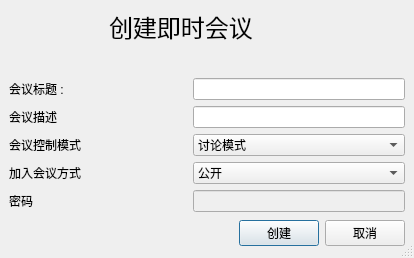
<ui version="4.0" >
 <class>InstantConferenceWidget</class>
 <widget class="QDialog" name="InstantConferenceWidget" >
  <property name="geometry" >
   <rect>
    <x>0</x>
    <y>0</y>
    <width>414</width>
    <height>251</height>
   </rect>
  </property>
  <property name="windowTitle" >
   <string>CoolView - 创建即时会议</string>
  </property>
  <property name="sizeGripEnabled" >
   <bool>true</bool>
  </property>
  <layout class="QGridLayout" >
   <property name="margin" >
    <number>9</number>
   </property>
   <property name="spacing" >
    <number>6</number>
   </property>
   <item row="2" column="0" >
    <spacer>
     <property name="orientation" >
      <enum>Qt::Vertical</enum>
     </property>
     <property name="sizeHint" stdset="0" >
      <size>
       <width>369</width>
       <height>16</height>
      </size>
     </property>
    </spacer>
   </item>
   <item row="3" column="0" >
    <layout class="QHBoxLayout" >
     <property name="spacing" >
      <number>6</number>
     </property>
     <property name="margin" >
      <number>0</number>
     </property>
     <item>
      <spacer>
       <property name="orientation" >
        <enum>Qt::Horizontal</enum>
       </property>
       <property name="sizeHint" stdset="0" >
        <size>
         <width>131</width>
         <height>31</height>
        </size>
       </property>
      </spacer>
     </item>
     <item>
      <widget class="QPushButton" name="startButton" >
       <property name="text" >
        <string>创建</string>
       </property>
      </widget>
     </item>
     <item>
      <widget class="QPushButton" name="cancelButton" >
       <property name="text" >
        <string>取消</string>
       </property>
      </widget>
     </item>
    </layout>
   </item>
   <item row="1" column="0" >
    <layout class="QGridLayout" >
     <property name="margin" >
      <number>0</number>
     </property>
     <property name="spacing" >
      <number>6</number>
     </property>
     <item row="0" column="1" >
      <widget class="QLineEdit" name="phoneNumber1LineEdit" >
       <property name="minimumSize" >
        <size>
         <width>212</width>
         <height>0</height>
        </size>
       </property>
       <property name="maximumSize" >
        <size>
         <width>212</width>
         <height>16777215</height>
        </size>
       </property>
      </widget>
     </item>
     <item row="0" column="0" >
      <widget class="QLabel" name="label" >
       <property name="text" >
        <string>会议标题 :</string>
       </property>
      </widget>
     </item>
     <item row="2" column="0" >
      <widget class="QLabel" name="label_2" >
       <property name="text" >
        <string>会议控制模式</string>
       </property>
      </widget>
     </item>
     <item row="2" column="1" >
      <widget class="QComboBox" name="comboBox" >
       <item>
        <property name="text" >
         <string>讨论模式</string>
        </property>
       </item>
       <item>
        <property name="text" >
         <string>发布会模式</string>
        </property>
       </item>
      </widget>
     </item>
     <item row="3" column="0" >
      <widget class="QLabel" name="label_3" >
       <property name="text" >
        <string>加入会议方式</string>
       </property>
      </widget>
     </item>
     <item row="3" column="1" >
      <widget class="QComboBox" name="comboBox_2" >
       <item>
        <property name="text" >
         <string>公开</string>
        </property>
       </item>
       <item>
        <property name="text" >
         <string>密码方式</string>
        </property>
       </item>
      </widget>
     </item>
     <item row="1" column="0" >
      <widget class="QLabel" name="label_4" >
       <property name="text" >
        <string>会议描述</string>
       </property>
      </widget>
     </item>
     <item row="1" column="1" >
      <widget class="QLineEdit" name="confDescriptionLineEdit" >
       <property name="maximumSize" >
        <size>
         <width>212</width>
         <height>16777215</height>
        </size>
       </property>
      </widget>
     </item>
     <item row="4" column="0" >
      <widget class="QLabel" name="label_5" >
       <property name="enabled" >
        <bool>true</bool>
       </property>
       <property name="text" >
        <string>密码</string>
       </property>
      </widget>
     </item>
     <item row="4" column="1" >
      <widget class="QLineEdit" name="pwLineEdit" >
       <property name="enabled" >
        <bool>false</bool>
       </property>
       <property name="maximumSize" >
        <size>
         <width>212</width>
         <height>16777215</height>
        </size>
       </property>
      </widget>
     </item>
    </layout>
   </item>
   <item row="0" column="0" >
    <widget class="QLabel" name="headerLabel" >
     <property name="palette" >
      <palette>
       <active>
        <colorrole role="WindowText" >
         <brush brushstyle="SolidPattern" >
          <color alpha="255" >
           <red>0</red>
           <green>0</green>
           <blue>0</blue>
          </color>
         </brush>
        </colorrole>
        <colorrole role="Button" >
         <brush brushstyle="SolidPattern" >
          <color alpha="255" >
           <red>212</red>
           <green>208</green>
           <blue>200</blue>
          </color>
         </brush>
        </colorrole>
        <colorrole role="Light" >
         <brush brushstyle="SolidPattern" >
          <color alpha="255" >
           <red>255</red>
           <green>255</green>
           <blue>255</blue>
          </color>
         </brush>
        </colorrole>
        <colorrole role="Midlight" >
         <brush brushstyle="SolidPattern" >
          <color alpha="255" >
           <red>234</red>
           <green>229</green>
           <blue>220</blue>
          </color>
         </brush>
        </colorrole>
        <colorrole role="Dark" >
         <brush brushstyle="SolidPattern" >
          <color alpha="255" >
           <red>128</red>
           <green>128</green>
           <blue>128</blue>
          </color>
         </brush>
        </colorrole>
        <colorrole role="Mid" >
         <brush brushstyle="SolidPattern" >
          <color alpha="255" >
           <red>141</red>
           <green>139</green>
           <blue>133</blue>
          </color>
         </brush>
        </colorrole>
        <colorrole role="Text" >
         <brush brushstyle="SolidPattern" >
          <color alpha="255" >
           <red>255</red>
           <green>255</green>
           <blue>255</blue>
          </color>
         </brush>
        </colorrole>
        <colorrole role="BrightText" >
         <brush brushstyle="SolidPattern" >
          <color alpha="255" >
           <red>255</red>
           <green>255</green>
           <blue>255</blue>
          </color>
         </brush>
        </colorrole>
        <colorrole role="ButtonText" >
         <brush brushstyle="SolidPattern" >
          <color alpha="255" >
           <red>0</red>
           <green>0</green>
           <blue>0</blue>
          </color>
         </brush>
        </colorrole>
        <colorrole role="Base" >
         <brush brushstyle="SolidPattern" >
          <color alpha="255" >
           <red>255</red>
           <green>255</green>
           <blue>255</blue>
          </color>
         </brush>
        </colorrole>
        <colorrole role="Window" >
         <brush brushstyle="SolidPattern" >
          <color alpha="255" >
           <red>212</red>
           <green>208</green>
           <blue>200</blue>
          </color>
         </brush>
        </colorrole>
        <colorrole role="Shadow" >
         <brush brushstyle="SolidPattern" >
          <color alpha="255" >
           <red>64</red>
           <green>64</green>
           <blue>64</blue>
          </color>
         </brush>
        </colorrole>
        <colorrole role="Highlight" >
         <brush brushstyle="SolidPattern" >
          <color alpha="255" >
           <red>10</red>
           <green>36</green>
           <blue>106</blue>
          </color>
         </brush>
        </colorrole>
        <colorrole role="HighlightedText" >
         <brush brushstyle="SolidPattern" >
          <color alpha="255" >
           <red>255</red>
           <green>255</green>
           <blue>255</blue>
          </color>
         </brush>
        </colorrole>
        <colorrole role="Link" >
         <brush brushstyle="SolidPattern" >
          <color alpha="255" >
           <red>0</red>
           <green>0</green>
           <blue>255</blue>
          </color>
         </brush>
        </colorrole>
        <colorrole role="LinkVisited" >
         <brush brushstyle="SolidPattern" >
          <color alpha="255" >
           <red>255</red>
           <green>0</green>
           <blue>255</blue>
          </color>
         </brush>
        </colorrole>
        <colorrole role="AlternateBase" >
         <brush brushstyle="SolidPattern" >
          <color alpha="255" >
           <red>232</red>
           <green>232</green>
           <blue>232</blue>
          </color>
         </brush>
        </colorrole>
       </active>
       <inactive>
        <colorrole role="WindowText" >
         <brush brushstyle="SolidPattern" >
          <color alpha="255" >
           <red>0</red>
           <green>0</green>
           <blue>0</blue>
          </color>
         </brush>
        </colorrole>
        <colorrole role="Button" >
         <brush brushstyle="SolidPattern" >
          <color alpha="255" >
           <red>212</red>
           <green>208</green>
           <blue>200</blue>
          </color>
         </brush>
        </colorrole>
        <colorrole role="Light" >
         <brush brushstyle="SolidPattern" >
          <color alpha="255" >
           <red>255</red>
           <green>255</green>
           <blue>255</blue>
          </color>
         </brush>
        </colorrole>
        <colorrole role="Midlight" >
         <brush brushstyle="SolidPattern" >
          <color alpha="255" >
           <red>234</red>
           <green>229</green>
           <blue>220</blue>
          </color>
         </brush>
        </colorrole>
        <colorrole role="Dark" >
         <brush brushstyle="SolidPattern" >
          <color alpha="255" >
           <red>128</red>
           <green>128</green>
           <blue>128</blue>
          </color>
         </brush>
        </colorrole>
        <colorrole role="Mid" >
         <brush brushstyle="SolidPattern" >
          <color alpha="255" >
           <red>141</red>
           <green>139</green>
           <blue>133</blue>
          </color>
         </brush>
        </colorrole>
        <colorrole role="Text" >
         <brush brushstyle="SolidPattern" >
          <color alpha="255" >
           <red>255</red>
           <green>255</green>
           <blue>255</blue>
          </color>
         </brush>
        </colorrole>
        <colorrole role="BrightText" >
         <brush brushstyle="SolidPattern" >
          <color alpha="255" >
           <red>255</red>
           <green>255</green>
           <blue>255</blue>
          </color>
         </brush>
        </colorrole>
        <colorrole role="ButtonText" >
         <brush brushstyle="SolidPattern" >
          <color alpha="255" >
           <red>0</red>
           <green>0</green>
           <blue>0</blue>
          </color>
         </brush>
        </colorrole>
        <colorrole role="Base" >
         <brush brushstyle="SolidPattern" >
          <color alpha="255" >
           <red>255</red>
           <green>255</green>
           <blue>255</blue>
          </color>
         </brush>
        </colorrole>
        <colorrole role="Window" >
         <brush brushstyle="SolidPattern" >
          <color alpha="255" >
           <red>212</red>
           <green>208</green>
           <blue>200</blue>
          </color>
         </brush>
        </colorrole>
        <colorrole role="Shadow" >
         <brush brushstyle="SolidPattern" >
          <color alpha="255" >
           <red>64</red>
           <green>64</green>
           <blue>64</blue>
          </color>
         </brush>
        </colorrole>
        <colorrole role="Highlight" >
         <brush brushstyle="SolidPattern" >
          <color alpha="255" >
           <red>212</red>
           <green>208</green>
           <blue>200</blue>
          </color>
         </brush>
        </colorrole>
        <colorrole role="HighlightedText" >
         <brush brushstyle="SolidPattern" >
          <color alpha="255" >
           <red>0</red>
           <green>0</green>
           <blue>0</blue>
          </color>
         </brush>
        </colorrole>
        <colorrole role="Link" >
         <brush brushstyle="SolidPattern" >
          <color alpha="255" >
           <red>0</red>
           <green>0</green>
           <blue>255</blue>
          </color>
         </brush>
        </colorrole>
        <colorrole role="LinkVisited" >
         <brush brushstyle="SolidPattern" >
          <color alpha="255" >
           <red>255</red>
           <green>0</green>
           <blue>255</blue>
          </color>
         </brush>
        </colorrole>
        <colorrole role="AlternateBase" >
         <brush brushstyle="SolidPattern" >
          <color alpha="255" >
           <red>232</red>
           <green>232</green>
           <blue>232</blue>
          </color>
         </brush>
        </colorrole>
       </inactive>
       <disabled>
        <colorrole role="WindowText" >
         <brush brushstyle="SolidPattern" >
          <color alpha="255" >
           <red>106</red>
           <green>104</green>
           <blue>100</blue>
          </color>
         </brush>
        </colorrole>
        <colorrole role="Button" >
         <brush brushstyle="SolidPattern" >
          <color alpha="255" >
           <red>212</red>
           <green>208</green>
           <blue>200</blue>
          </color>
         </brush>
        </colorrole>
        <colorrole role="Light" >
         <brush brushstyle="SolidPattern" >
          <color alpha="255" >
           <red>255</red>
           <green>255</green>
           <blue>255</blue>
          </color>
         </brush>
        </colorrole>
        <colorrole role="Midlight" >
         <brush brushstyle="SolidPattern" >
          <color alpha="255" >
           <red>233</red>
           <green>231</green>
           <blue>227</blue>
          </color>
         </brush>
        </colorrole>
        <colorrole role="Dark" >
         <brush brushstyle="SolidPattern" >
          <color alpha="255" >
           <red>128</red>
           <green>128</green>
           <blue>128</blue>
          </color>
         </brush>
        </colorrole>
        <colorrole role="Mid" >
         <brush brushstyle="SolidPattern" >
          <color alpha="255" >
           <red>141</red>
           <green>139</green>
           <blue>133</blue>
          </color>
         </brush>
        </colorrole>
        <colorrole role="Text" >
         <brush brushstyle="SolidPattern" >
          <color alpha="255" >
           <red>106</red>
           <green>104</green>
           <blue>100</blue>
          </color>
         </brush>
        </colorrole>
        <colorrole role="BrightText" >
         <brush brushstyle="SolidPattern" >
          <color alpha="255" >
           <red>255</red>
           <green>255</green>
           <blue>255</blue>
          </color>
         </brush>
        </colorrole>
        <colorrole role="ButtonText" >
         <brush brushstyle="SolidPattern" >
          <color alpha="255" >
           <red>106</red>
           <green>104</green>
           <blue>100</blue>
          </color>
         </brush>
        </colorrole>
        <colorrole role="Base" >
         <brush brushstyle="SolidPattern" >
          <color alpha="255" >
           <red>212</red>
           <green>208</green>
           <blue>200</blue>
          </color>
         </brush>
        </colorrole>
        <colorrole role="Window" >
         <brush brushstyle="SolidPattern" >
          <color alpha="255" >
           <red>212</red>
           <green>208</green>
           <blue>200</blue>
          </color>
         </brush>
        </colorrole>
        <colorrole role="Shadow" >
         <brush brushstyle="SolidPattern" >
          <color alpha="255" >
           <red>0</red>
           <green>0</green>
           <blue>0</blue>
          </color>
         </brush>
        </colorrole>
        <colorrole role="Highlight" >
         <brush brushstyle="SolidPattern" >
          <color alpha="255" >
           <red>10</red>
           <green>36</green>
           <blue>106</blue>
          </color>
         </brush>
        </colorrole>
        <colorrole role="HighlightedText" >
         <brush brushstyle="SolidPattern" >
          <color alpha="255" >
           <red>255</red>
           <green>255</green>
           <blue>255</blue>
          </color>
         </brush>
        </colorrole>
        <colorrole role="Link" >
         <brush brushstyle="SolidPattern" >
          <color alpha="255" >
           <red>0</red>
           <green>0</green>
           <blue>255</blue>
          </color>
         </brush>
        </colorrole>
        <colorrole role="LinkVisited" >
         <brush brushstyle="SolidPattern" >
          <color alpha="255" >
           <red>255</red>
           <green>0</green>
           <blue>255</blue>
          </color>
         </brush>
        </colorrole>
        <colorrole role="AlternateBase" >
         <brush brushstyle="SolidPattern" >
          <color alpha="255" >
           <red>232</red>
           <green>232</green>
           <blue>232</blue>
          </color>
         </brush>
        </colorrole>
       </disabled>
      </palette>
     </property>
     <property name="text" >
      <string>&lt;!DOCTYPE HTML PUBLIC "-//W3C//DTD HTML 4.0//EN" "http://www.w3.org/TR/REC-html40/strict.dtd">&#xd;&#xd;
&lt;html>&lt;head>&lt;meta name="qrichtext" content="1" />&lt;style type="text/css">&#xd;&#xd;
p, li { white-space: pre-wrap; }&#xd;&#xd;
&lt;/style>&lt;/head>&lt;body style=" font-family:'宋体'; font-size:9pt; font-weight:400; font-style:normal;">&#xd;&#xd;
&lt;p style=" margin-top:0px; margin-bottom:0px; margin-left:0px; margin-right:0px; -qt-block-indent:0; text-indent:0px;">&lt;span style=" font-size:18pt;">创建即时会议&lt;/span>&lt;br />&lt;br />&lt;/p>&lt;/body>&lt;/html></string>
     </property>
     <property name="indent" >
      <number>100</number>
     </property>
    </widget>
   </item>
  </layout>
  <zorder>headerLabel</zorder>
  <zorder></zorder>
 </widget>
 <tabstops>
  <tabstop>phoneNumber1LineEdit</tabstop>
  <tabstop>startButton</tabstop>
  <tabstop>cancelButton</tabstop>
 </tabstops>
 <resources>
  <include location="../../../../resources/wengophone.qrc" />
  <include location="../../../../resources/wengophone.qrc" />
 </resources>
 <connections>
  <connection>
   <sender>cancelButton</sender>
   <signal>clicked()</signal>
   <receiver>InstantConferenceWidget</receiver>
   <slot>reject()</slot>
   <hints>
    <hint type="sourcelabel" >
     <x>369</x>
     <y>253</y>
    </hint>
    <hint type="destinationlabel" >
     <x>179</x>
     <y>282</y>
    </hint>
   </hints>
  </connection>
 </connections>
</ui>
